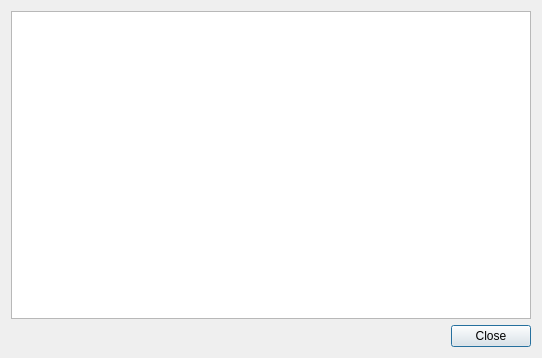
<?xml version="1.0" encoding="UTF-8"?>
<ui version="4.0">
 <class>TransactionDescDialog</class>
 <widget class="QDialog" name="TransactionDescDialog">
  <property name="geometry">
   <rect>
    <x>0</x>
    <y>0</y>
    <width>542</width>
    <height>358</height>
   </rect>
  </property>
  <property name="windowTitle">
   <string>Transaction details</string>
  </property>
  <layout class="QVBoxLayout" name="verticalLayout">
   <item>
    <widget class="QTextEdit" name="detailText">
     <property name="toolTip">
      <string>This pane shows a detailed description of the transaction</string>
     </property>
     <property name="readOnly">
      <bool>true</bool>
     </property>
    </widget>
   </item>
   <item>
    <widget class="QDialogButtonBox" name="buttonBox">
     <property name="orientation">
      <enum>Qt::Horizontal</enum>
     </property>
     <property name="standardButtons">
      <set>QDialogButtonBox::Close</set>
     </property>
    </widget>
   </item>
  </layout>
 </widget>
 <resources/>
 <connections>
  <connection>
   <sender>buttonBox</sender>
   <signal>accepted()</signal>
   <receiver>TransactionDescDialog</receiver>
   <slot>accept()</slot>
   <hints>
    <hint type="sourcelabel">
     <x>248</x>
     <y>254</y>
    </hint>
    <hint type="destinationlabel">
     <x>157</x>
     <y>274</y>
    </hint>
   </hints>
  </connection>
  <connection>
   <sender>buttonBox</sender>
   <signal>rejected()</signal>
   <receiver>TransactionDescDialog</receiver>
   <slot>reject()</slot>
   <hints>
    <hint type="sourcelabel">
     <x>316</x>
     <y>260</y>
    </hint>
    <hint type="destinationlabel">
     <x>286</x>
     <y>274</y>
    </hint>
   </hints>
  </connection>
 </connections>
</ui>
